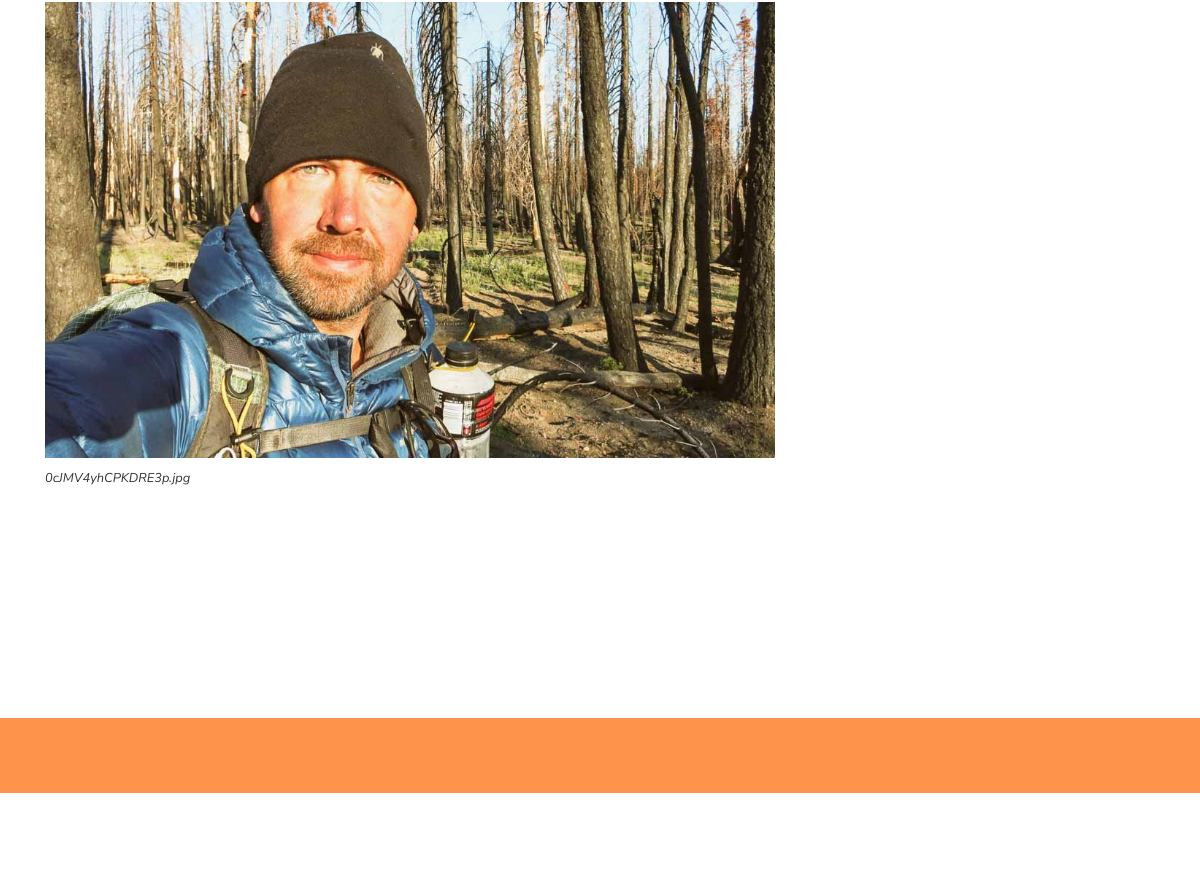
The app's page /index.php/Gallery/detail/5 (middle part), older data.
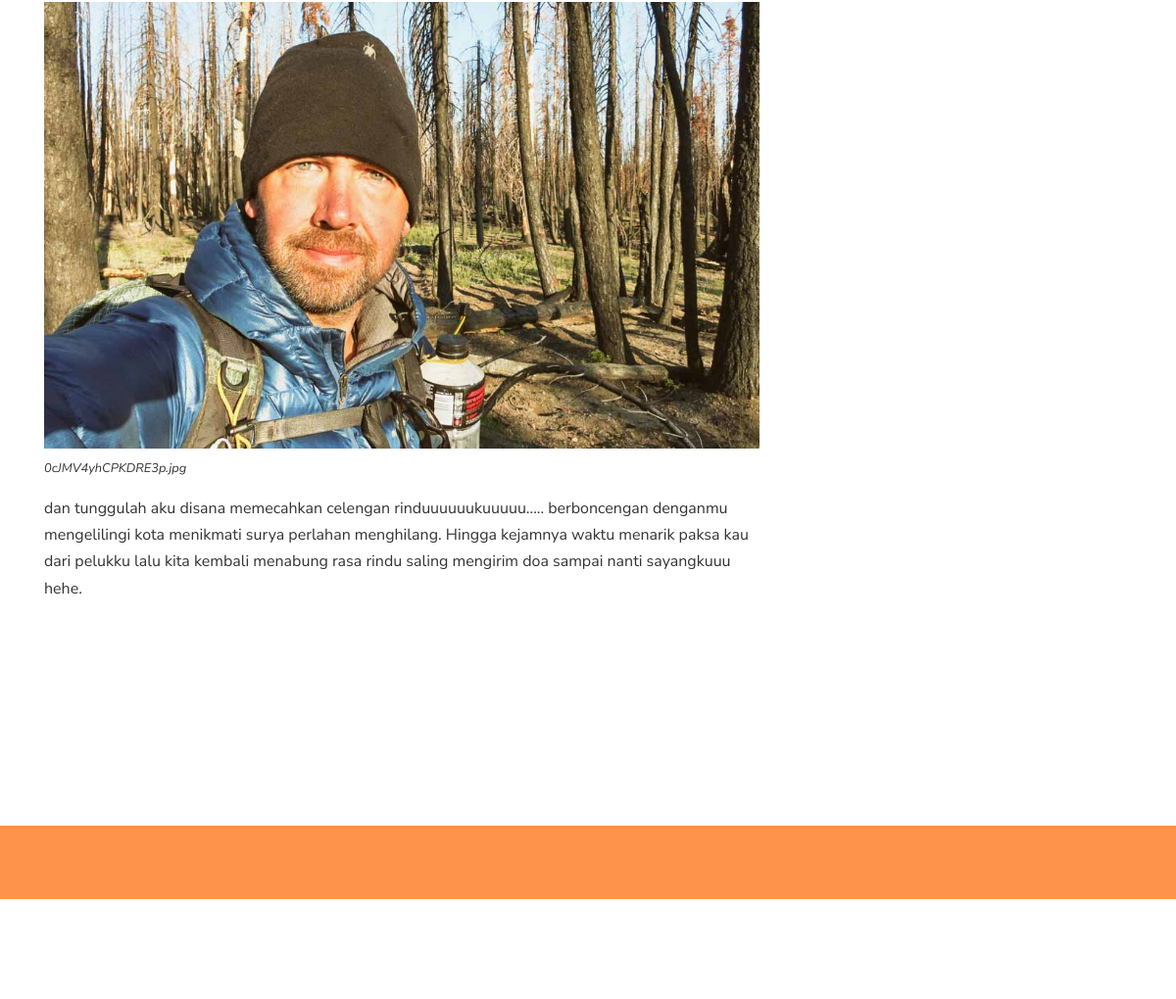
The same page, newer data.
### tables this page shows
CREATE TABLE `gallery` (
  `id_gallery` int(11) NOT NULL,
  `picture` varchar(200) NOT NULL,
  `tripDate` varchar(100) NOT NULL,
  `year` int(11) NOT NULL,
  `tripName` varchar(100) NOT NULL,
  `detail` text NOT NULL
);

### application/controllers/Gallery.php (called while the page is built, shortened)
<?php
class Gallery extends CI_Controller {
	public function __construct()
	{
		$this->load->model('Gallery_model', 'gm');
	}
	public function detail($id_gallery)
	{
		$data['gal'] = $this->gm->getAll($id_gallery);
		$this->load->view('user/gallery_detail', $data);
	}
}

### index.php (called while the page is built, shortened)
<?php
require_once BASEPATH.'core/CodeIgniter.php';

### application/models/Gallery_model.php (called while the page is built, shortened)
<?php
class Gallery_model extends CI_Model {
	public function getAll($id_gallery)
	{
		return $this->db->where('id_gallery', $id_gallery)
						->get('gallery')->result();
	}
}

### application/views/user/gallery_detail.php (the view, shortened to what this page needs)
<!DOCTYPE html>
<html lang="en">
  <head>
    <link rel="stylesheet" href="<?=base_url()?>assets/fonts/icomoon/style.css">
    <link rel="stylesheet" href="<?=base_url()?>assets/css/bootstrap.min.css">
    <link rel="stylesheet" href="<?=base_url()?>assets/css/magnific-popup.css">
    <link rel="stylesheet" href="<?=base_url()?>assets/css/jquery-ui.css">
    <link rel="stylesheet" href="<?=base_url()?>assets/css/owl.carousel.min.css">
    <link rel="stylesheet" href="<?=base_url()?>assets/css/owl.theme.default.min.css">
    <link rel="stylesheet" href="<?=base_url()?>assets/css/bootstrap-datepicker.css">
    <link rel="stylesheet" href="<?=base_url()?>assets/css/mediaelementplayer.css">
    <link rel="stylesheet" href="<?=base_url()?>assets/css/animate.css">
    <link rel="stylesheet" href="<?=base_url()?>assets/fonts/flaticon/font/flaticon.css">
    <link rel="stylesheet" href="<?=base_url()?>assets/css/fl-bigmug-line.css">
    <link rel="stylesheet" href="https://use.fontawesome.com/releases/v5.6.3/css/all.css">
    <link rel="stylesheet" href="<?=base_url()?>assets/css/aos.css">
    <link rel="stylesheet" href="<?=base_url()?>assets/css/style.css">
  </head>
  <body>
  <?php foreach($gal as $g) { ?>
  <div class="site-section">
    <div class="container">
      <div class="row">
        <div class="col-lg-8">
          <figure>
            <img src="<?=base_url()?>assets/uploads/<?php echo $g->picture; ?>" alt="Image" class="img-fluid">
            <figcaption><?php echo $g->picture; ?></figcaption>
          </figure>
          <p><?php echo $g->detail?></p>
        </div>
      </div>
    </div>
  </div>
  <?php } ?>
  <div class="bg-prm" style="margin-top: 100px;">
      <div class="container">
        <div class="row text-center">
          <a target="_blank" href="https://www.instagram.com/tigadewaadventureindonesia/" class="col-6 text-center py-4 social-icon d-block"><span class="icon-instagram text-white"></span></a>
          <a target="_blank" href="https://api.whatsapp.com/send?phone=6281216012160" class="col-6 text-center py-4 social-icon d-block"><span class="icon-whatsapp text-white"></span></a>
        </div>
      </div>
    </div>
    <footer class="site-footer">
    </footer>
  </body>
</html>

Row changes from the older to the newer data that the page shows:
changed gallery "0cJMV4yhCPKDRE3p.jpg": detail (not shown) → "dan tunggulah aku disana memecahkan celengan rinduuuuuukuuuuu..... berboncengan denganmu mengelilingi kota menikmati surya perlahan menghilang. Hingga kejamnya waktu menarik paksa kau dari pelukku lalu kita kembali menabung rasa rindu saling mengirim doa sampai nanti sayangkuuu hehe."
